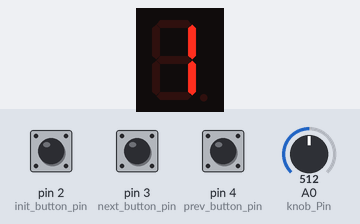
A sketch run on a simulated Arduino Uno, built with avr-gcc and run on an emulated ATmega328P. On the bench: 1-digit seven-segment display. Wiring (inferred from the names in the program): 1-digit 7-segment display, segments lit when HIGH: segments pin 6, pin 5, pin 9, pin 10, pin 11, pin 7, pin 8. The test bench sets the inputs (shaded band); at power-on: pin 3 (next_button_pin) LOW, pin 2 (init_button_pin) LOW, pin 4 (prev_button_pin) LOW, A0 (knob_Pin) = 512. The segment pins are drawn as the display they are named for; what the sketch prints to the serial monitor is not drawn.

Above: at 1.2 s.
1.3 s: pin 3 (next_button_pin) pulled HIGH for 0.15 s
At 2.5 s:
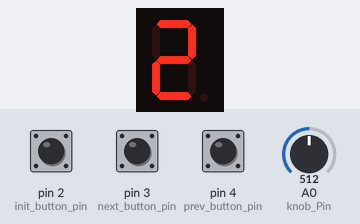
2.9 s: pin 3 (next_button_pin) pulled HIGH for 1 s
At 3.9 s:
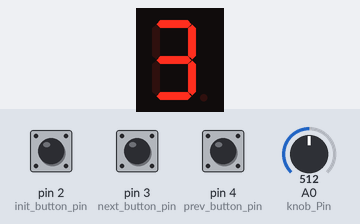
Timing chart, 0 to 5.9 s (numbered marks = the images above; inputs shaded):
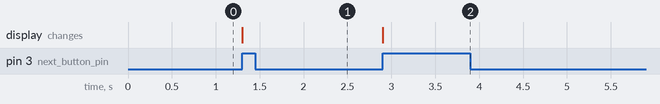

Measured:
- after the input at 1.3 s, the display: changes at once (image 1)
- after the input at 2.9 s, the display: changes at once (image 2)

The sketch:

MIDI-Zapping.ino
```cpp
#define MAX_CHANNEL 9   //Desired number of midi channels/sounds to switch to(see README file -> Limitations)
#define KNOB_CC 10      //Midi Continuous Control Parameter to assign to the pontetiometer(see README file -> The Idea)

int channel=1;   //current midi channel

/*Push Buttons*/
const int init_button_pin = 2; //button for "channel 1" - right push button
const int next_button_pin = 3; //button for "next channel" - middle push button
const int prev_button_pin = 4; //button for "previous channel" - left push button

int knob_Pin = 0;     //potentiometer
int knob_value=0;     //potentiometer current value
int prev_knob_value=0;//potentiometer previous value

/*Button States (used to avoid having a button push recognised more than one times/in more than one loops)*/
bool init_button_state=false;
bool next_button_state=false;
bool prev_button_state=false;

/*Again used to avoid having a button press become recognised as duple press*/
unsigned long next_buttom_time;
unsigned long prev_buttom_time;

/*7 Segment Led Display*/
unsigned const int A = 6;
unsigned const int B = 5;
unsigned const int C = 9;
unsigned const int D = 10;
unsigned const int E = 11;
unsigned const int F = 7;
unsigned const int G = 8;

bool active_notes[MAX_CHANNEL][127]; //Used to store what notes are currently(on) pressed in what channel
bool active_sustain[MAX_CHANNEL];    //Used to store the sustain state(on/off) in each channel

/*Midi Command Bytes(Each Midi Message includes 3 bytes)*/
byte firstByte;  //First Midi Byte
byte secondByte; //Second Midi Byte
byte thirdByte;  //Third Midi Byte


void setup()
{
  /*Push Buttons*/
  pinMode(init_button_pin,INPUT);
  pinMode(next_button_pin,INPUT);
  pinMode(next_button_pin,INPUT);


  /*7 Segment Led Display*/
  pinMode(A, OUTPUT);
  pinMode(B, OUTPUT);
  pinMode(C, OUTPUT);
  pinMode(D, OUTPUT);
  pinMode(E, OUTPUT);
  pinMode(F, OUTPUT);
  pinMode(G, OUTPUT);

  Serial.begin(9600);
  seg_print(channel);
}


void loop(){
  unsigned long time = millis();  //current time


  knob_value=analogRead(knob_Pin)/8;;   //reads the gain value and adjusts it in the range of 0-127 which is the range of the midi message values

  if (knob_value >= prev_knob_value+2 || knob_value <= prev_knob_value-2){  //used to avoid over-sending midi messages when the pontetiometer is going up/down by one value by itself
    Send_Midi_Message(176+channel-1,KNOB_CC,knob_value);
    prev_knob_value=knob_value;
  }


  /*If init button is pressed and is not already pressed*/
  if (digitalRead(init_button_pin)==HIGH && init_button_state==false){
    channel=1;
    init_button_state=true;   //button is now pressed
    seg_print(channel);       //display the new current channel

  }
  else if(digitalRead(init_button_pin)==LOW && init_button_state==true){
    init_button_state=false;  //button is now released
  }

  /*If next button is pressed and is not already pressed*/
  if (digitalRead(next_button_pin)==HIGH && next_button_state==false && time-next_buttom_time>200){
    if(channel<MAX_CHANNEL)channel++;  //next midi channel
    else channel=1;
    next_button_state=true;
    seg_print(channel);       //display the new current channel
    next_buttom_time=time;
  }
  else if(digitalRead(next_button_pin)==LOW && next_button_state==true){
    next_button_state=false;
  }

  /*If prev button is pressed and is not already pressed*/
  if (digitalRead(prev_button_pin)==HIGH && prev_button_state==false && time-prev_buttom_time>200){
    if(channel>1)channel--;  //previous midi channel
    else channel=9;
    prev_button_state=true;
    seg_print(channel);       //display the new current channel
    prev_buttom_time=time;
  }

  else if(digitalRead(prev_button_pin)==LOW && prev_button_state==true){
    prev_button_state=false;
  }

  Read_Midi_Message();    //Read incoming midi message
}

/*************************************************************/
/*                      MIDI Messages                        */
/*************************************************************/
void Send_Midi_Message(byte first_byte, byte second_byte, byte third_byte)
{
  Serial.write(first_byte);
  Serial.write(second_byte);
  Serial.write(third_byte);
}


void Read_Midi_Message(){
  if (Serial.available() > 2){
    firstByte=Serial.read();   //read first byte
    secondByte=Serial.read();      //read second byte
    thirdByte=Serial.read();  //read third byte


    firstByte=firstByte+channel-1;  /*"translates" the incoming command to the same command but in the desired channel*/
    Send_Midi_Message(firstByte,secondByte,thirdByte);

    if(firstByte>=175 && firstByte <=191 && secondByte==64 && thirdByte ==0){  /*If "sustatin pedal off" message is received,turn it off sustain in all channels*/
      for(int i=1;i<=MAX_CHANNEL;i++){
         Send_Midi_Message(175+i,secondByte,thirdByte);
      }
    }

    if(firstByte>=144 && firstByte<160){   /*If "note on message" is received,make the corresponding value of the active_notes array true*/
      active_notes[channel][secondByte]=true;
    }
    else if(firstByte>=128 && firstByte<144 ){ /*If "note off message" is received,make the corresponding value of the active_notes array false and stop the same note on other channels*/
      for(int i=1;i<MAX_CHANNEL;i++){
        if(active_notes[i][secondByte]==1){
          Send_Midi_Message(128+i-1,secondByte,0);
          active_notes[i][secondByte]=0;
        }
      }
    }

  }
}


/*************************************************************/
/*                    7-Segment Display                      */
/*************************************************************/

/*Used to display digits on the 7 segment display*/
void seg_print(int number) {
  clean_seg();  //all leds are now off

  if(number==1){
    digitalWrite(B, HIGH);
    digitalWrite(C, HIGH);

  }
  else if(number==2){
    digitalWrite(A, HIGH);
    digitalWrite(B, HIGH);
    digitalWrite(D, HIGH);
    digitalWrite(E, HIGH);
    digitalWrite(G, HIGH);
  }
  else if(number==3){
    digitalWrite(A, HIGH);
    digitalWrite(B, HIGH);
    digitalWrite(G, HIGH);
    digitalWrite(C, HIGH);
    digitalWrite(D, HIGH);
  }
  else if(number==4){
    digitalWrite(F, HIGH);
    digitalWrite(G, HIGH);
    digitalWrite(B, HIGH);
    digitalWrite(C, HIGH);
  }
  else if(number==5){
    digitalWrite(A, HIGH);
    digitalWrite(F, HIGH);
    digitalWrite(G, HIGH);
    digitalWrite(C, HIGH);
    digitalWrite(D, HIGH);
  }
  else if(number==6){
    digitalWrite(A, HIGH);
    digitalWrite(F, HIGH);
    digitalWrite(G, HIGH);
    digitalWrite(C, HIGH);
    digitalWrite(D, HIGH);
    digitalWrite(E, HIGH);
  }
  else if(number==7){
    digitalWrite(A, HIGH);
    digitalWrite(B, HIGH);
    digitalWrite(C, HIGH);
  }
  else if(number==8){
    digitalWrite(A, HIGH);
    digitalWrite(B, HIGH);
    digitalWrite(C, HIGH);
    digitalWrite(D, HIGH);
    digitalWrite(E, HIGH);
    digitalWrite(F, HIGH);
    digitalWrite(G, HIGH);
  }
  else if(number==9){
    digitalWrite(A, HIGH);
    digitalWrite(B, HIGH);
    digitalWrite(C, HIGH);
    digitalWrite(D, HIGH);
    digitalWrite(F, HIGH);
    digitalWrite(G, HIGH);
  }
}

/*Used to clear the 7 segment display*/
void clean_seg(){
  digitalWrite(A, LOW);
  digitalWrite(B, LOW);
  digitalWrite(C, LOW);
  digitalWrite(D, LOW);
  digitalWrite(E, LOW);
  digitalWrite(F, LOW);
  digitalWrite(G, LOW);
}
```
